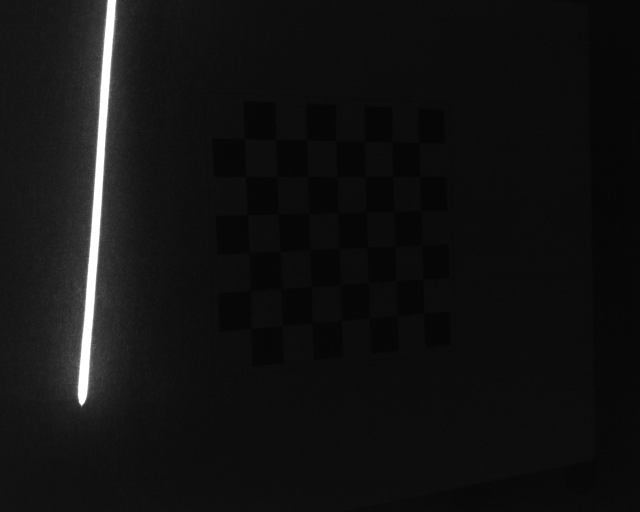
#> input picture etna_calib/data/frame0001.png, 1280 x 1024 px (shown at 1/2 size); its folder holds 5 pictures in this run
$ python calibration.py   (Python 2 division)   (older library calls are emulated)
#> lines starting #> are read from the running program, lines starting #| are printed output that depends on the picture
### etna_calib/src/icv/image.py
import cv2
import glob
import numpy as np
import matplotlib.pyplot as plt


def read_image(filename):
    image = cv2.imread(filename)
    return image


# [4 lines left out: function read_images, not called in this run]


def write_image(filename, image):
    cv2.imwrite(filename, image)


def get_size(image):
    height, width = image.shape[:2]
    return width, height


# [12 lines left out: functions scale_image, rotate_image, not called in this run]


def flip_image(image):
    return cv2.flip(image, 0)


# [18 lines left out: functions _imshow, show_image, not called in this run]


def _show_image(image, wait=0, scale=1.0):
    cv2.imshow('Image', scale_image(image, scale))
    cv2.waitKey(wait)


# [4 lines left out: function show_images, not called in this run]


# Color filters

def threshold(image, thr=39):
    return cv2.threshold(image, thr, 255, cv2.THRESH_BINARY)[1]


def normalize(image):
    cv2.normalize(image, image, 0, 255, cv2.NORM_MINMAX)
    return image


# Morphological filters

# [10 lines left out: functions erode, dilate, not called in this run]


def close(image, size=3, itera=1):
    kernel = cv2.getStructuringElement(cv2.MORPH_ELLIPSE, (size, size))
    return cv2.morphologyEx(image, cv2.MORPH_CLOSE, kernel, iterations=itera)


# [11 lines left out: function skeleton, not called in this run]


# [7 lines that do not run on import are left out]

### etna_scanning/src/robscan/profile.py
import cv2
import yaml
import numpy as np


import pyximport
pyximport.install()
#> (this line was passed over: pyximport is not available in this run)

from cpeak import cog_detector
from cpeak import peak_detector


class Profile():
    def __init__(self, axis=1, thr=180, method='max'):
        self.thr = thr
        self.axis = axis
        self.method = method
        self.trans = np.zeros((4, 3))
        self.homography = np.eye(3)
        self.pose = (np.eye(3), np.zeros(3))

    # [59 lines left out: functions load_configuration, save_configuration, threshold_image, peak_max_profile, peak_cog_profile, not called in this run]

    def peak_pcog_profile(self, img):
        return cog_detector(img, axis=self.axis)

    def peak_diff_profile(self, img):
        return peak_detector(img, axis=self.axis)

    # [68 lines left out: functions peak_profile, profile_points, profile_to_points3d, transform_profile, points_profile, draw_points and 1 more, not called in this run]


# [6 lines that do not run on import are left out]
    # [9 lines of commented-out code are left out]

### etna_calib/src/icv/calibration.py
import os
import cv2
import glob
import yaml
import numpy as np
import numpy.linalg as la

from image import *
from drawing import *
import fitting as fit
import calculate as calc

from robscan.profile import Profile


RED = (0, 0, 255)
GREEN = (0, 255, 0)
BLUE = (255, 0, 0)

np.set_printoptions(precision=4, suppress=True)


# Homography functions

# [12 lines left out: functions find_homography, homography_points, not called in this run]


class CameraCalibration():
    def __init__(self, grid_size=(7, 6), square_size=10.0):
        self.grid_size = grid_size
        self.square_size = square_size
        self.targets = self.get_pattern_points()
        self.pattern_points = np.float32([[point[0], point[1], 0]
                                          for point in self.targets])

    def get_pattern_points(self):
        """Return an array representing the 2D points of the grid"""
        points = np.indices(self.grid_size, np.float32).T.reshape(-1, 2)
        points = np.fliplr(points) * self.square_size
        #points += self.grid_orig
        return points

    # [15 lines left out: functions load_camera_parameters, save_camera_parameters, not called in this run]

    def get_chessboard_grid(self, img):
        """Return array of grid corners"""
        gray = cv2.cvtColor(img, cv2.COLOR_BGR2GRAY)
        h, w = gray.shape[:2]
        gray = cv2.resize(gray, (w / 2, h / 2))
        grid = None
        found, corners = cv2.findChessboardCorners(gray, self.grid_size)
        if found:
            term = (cv2.TERM_CRITERIA_EPS + cv2.TERM_CRITERIA_MAX_ITER, 30, 0.001)
            cv2.cornerSubPix(gray, corners, (11, 11), (-1, -1), term)
            grid = corners.reshape((self.grid_size[0], self.grid_size[1], 2))
            grid = grid * 2
        return grid

    def get_calibration(self, images):
        """Gets the camera parameters solving the calibration problem."""
        # Arrays to store object points and image points from all the images.
        obj_points = []  # 3d point in real world space
        img_points = []  # 2d points in image plane.
        self.grids = [self.get_chessboard_grid(img) for img in images]
        for grid in self.grids:
            if grid is not None:
                corners = grid.reshape((-1, 2))
                img_points.append(corners)
                obj_points.append(self.pattern_points)
        self.rms, self.camera_mat, self.dist_coef, rvecs, tvecs = cv2.calibrateCamera(obj_points, img_points, get_size(images[0]))
        self.calculate_reprojection_errors(self.grids)
        return self.camera_mat, self.dist_coef

    # [46 lines left out: functions get_transformation, get_chessboard_pose, project_points3d, reprojection_error, chessboard_reprojection_error, calculate_reprojection_errors, not called in this run]

    def undistort_image(self, image):
        display = cv2.undistort(image.copy(), self.camera_mat, self.dist_coef)
        return display

    # [35 lines left out: functions undistort_points, draw_chessboard, draw_frame, draw_box, not called in this run]


# ----------------------------------------------------------------------------

class LaserCalibration(CameraCalibration):
    def __init__(self, grid_size=(7, 6), square_size=10.0, profile=Profile()):
        CameraCalibration.__init__(self, grid_size=grid_size,
                                   square_size=square_size)
        self.camera_pose = (np.eye(3), np.zeros(3))
        self.profile = profile

    def load_parameters(self, filename):
        return self.profile.load_configuration(filename)

    def save_parameters(self, filename):
        return self.profile.save_configuration(filename)

    # [10 lines left out: functions find_best_line2d, find_best_plane, not called in this run]

    def find_plane_pose(self, plane):
        return fit.get_plane_pose(plane)

    # [46 lines left out: functions find_lightplane, find_transformation, filter_chessboard_laser, get_chessboard_laser, get_profile2d, not called in this run]

    def find_calibration_3d(self, images):
        self.get_calibration(images)
        self.images = images
        profiles3d, profiles2d = [], []
        for k, img in enumerate(images):
            grid = self.get_chessboard_grid(img)
            if grid is not None:
                profile3d, profile2d = self.get_profile2d(img, grid)
                profiles3d.append(profile3d)
                profiles2d.append(profile2d)
        self.profiles3d = np.vstack(profiles3d)
        self.profiles2d = np.vstack(profiles2d)
        self.profile.trans = self.find_transformation(self.profiles2d, self.profiles3d)
        self.profile.pose, self.profile.homography = self.find_lightplane(self.profiles3d)
        print 'Transformation 2D to 3D', self.profile.trans
        print 'Homography transformation', self.profile.pose, self.profile.homography

    # [11 lines left out: function draw_location_results, not called in this run]


# ----------------------------------------------------------------------------

class HandEyeCalibration():
    """Class for hand eye calibration.

    It implements the TsaiLenz method.

    References: R.Tsai, R.K.Lenz "A new Technique for Fully Autonomous
            and Efficient 3D Robotics Hand/Eye calibration", IEEE
            trans. on robotics and Automaion, Vol.5, No.3, June 1989
    """

    def __init__(self):
        pass

    # [96 lines left out: functions _skew, _quat_to_rot, _rot_to_quat, solve, read_pose, not called in this run]


def read_calibration_data(dirname):
    frame_filenames = sorted(glob.glob(os.path.join(dirname, 'frame0*.png')))
    pose_filenames = sorted(glob.glob(os.path.join(dirname, 'pose0*.txt')))
    images = [read_image(filename) for filename in frame_filenames]
    tool_poses = [read_pose(filename) for filename in pose_filenames]
    return images, tool_poses


# [69 lines left out: functions show_calibration_images, show_calibration_3d, show_calibration_robot, not called in this run]


if __name__ == '__main__':
    from mlabplot import MPlot3D

    dirname = '../../data'
    images, tool_poses = read_calibration_data(dirname)
#> in read_image, image is the input picture: shape (1024, 1280, 3); min 2, max 255, mean 18.3
#> call 2 of read_image, with filename = '../../data/frame0002.png'
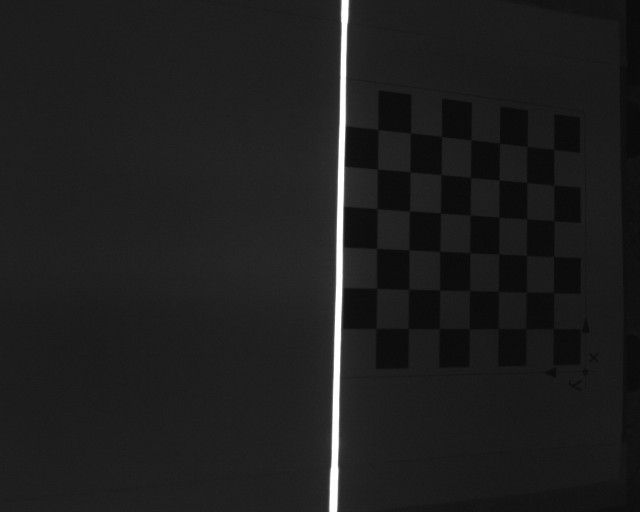
#> input picture etna_calib/data/frame0002.png, 1280 x 1024 px (shown at 1/2 size)
#> in read_image, image is the input picture: shape (1024, 1280, 3); min 7, max 255, mean 30.3
#> call 3 of read_image, with filename = '../../data/frame0003.png'
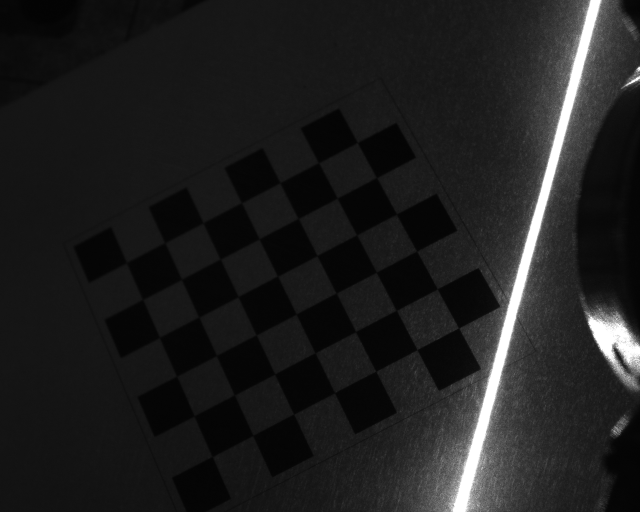
#> input picture etna_calib/data/frame0003.png, 1280 x 1024 px (shown at 1/2 size)
#> in read_image, image is the input picture: shape (1024, 1280, 3); min 2, max 255, mean 31.1
#> call 4 of read_image, with filename = '../../data/frame0004.png'
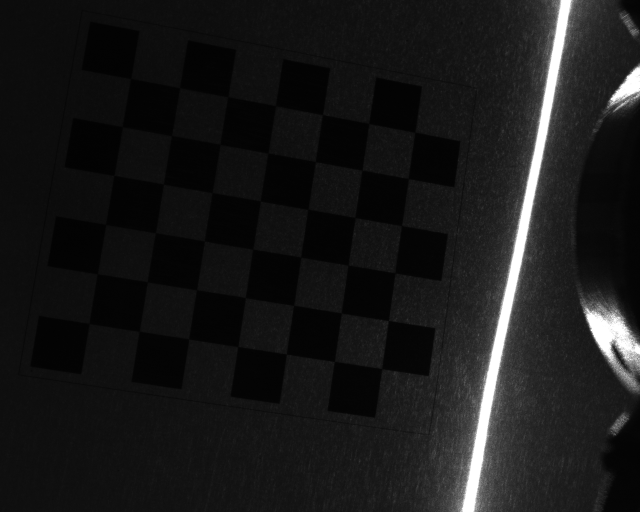
#> input picture etna_calib/data/frame0004.png, 1280 x 1024 px (shown at 1/2 size)
#> in read_image, image is the input picture: shape (1024, 1280, 3); min 1, max 255, mean 25.3
#> in read_calibration_data, `images = [read_image(filename) for filename in frame_filenames]`: images = 4 items
#> images = 4 items; tool_poses = []

    laser_profile = Profile(axis=1, thr=180, method='pcog')
    laser_calibration = LaserCalibration(grid_size=(7, 6),
                                         square_size=0.010,
                                         profile=laser_profile)
    laser_calibration.find_calibration_3d(images)
#> in get_chessboard_grid, `gray = cv2.resize(gray, (w / 2, h / 2))`:
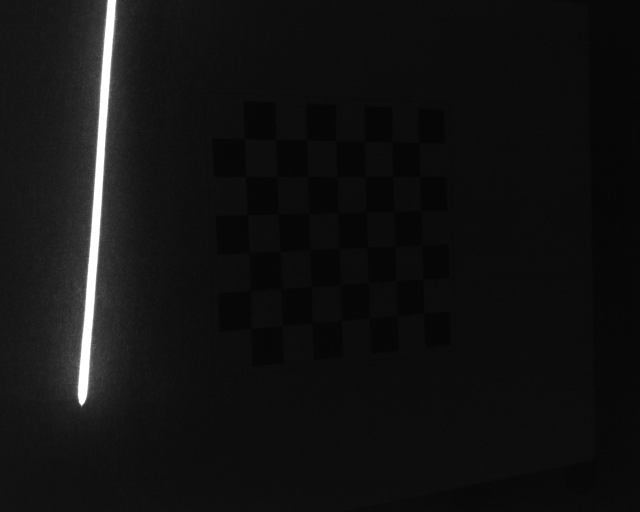
#> gray: shape (512, 640); min 3, max 255, mean 18.4
#> in get_chessboard_grid, `found, corners = cv2.findChessboardCorners(gray, self.grid_size)`: found = True; corners = 42 rows, first 8: [424.6, 312.7], [396.3, 314.7], [369.7, 318.2], [341.1, 320.4], [311.6, 323.5], [281.7, 325.4], [251.5, 327.4], [422.1, 278.5]
#> in get_chessboard_grid (call 2), `gray = cv2.resize(gray, (w / 2, h / 2))`:
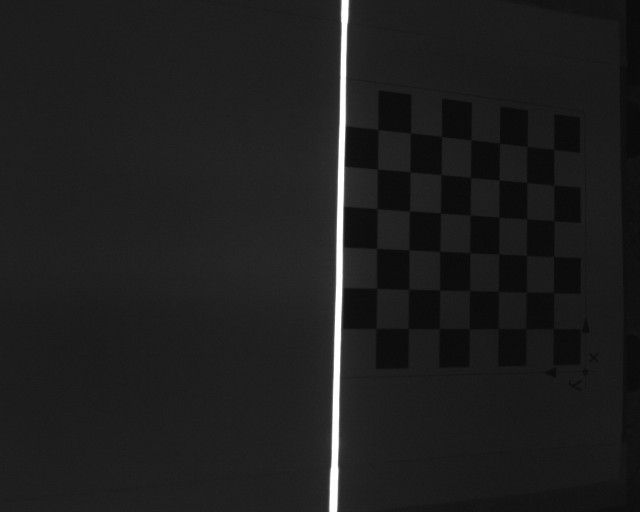
#> gray: shape (512, 640); min 9, max 255, mean 30.4
#> in get_chessboard_grid (call 2), `found, corners = cv2.findChessboardCorners(gray, self.grid_size)`: corners = 42 rows, first 8: [553.6, 328.6], [526, 328.8], [498.2, 328.5], [469.2, 328.6], [439.3, 328.5], [408.3, 328.4], [375.9, 328.5], [553.5, 292.7]
#> in get_chessboard_grid (call 3), `gray = cv2.resize(gray, (w / 2, h / 2))`:
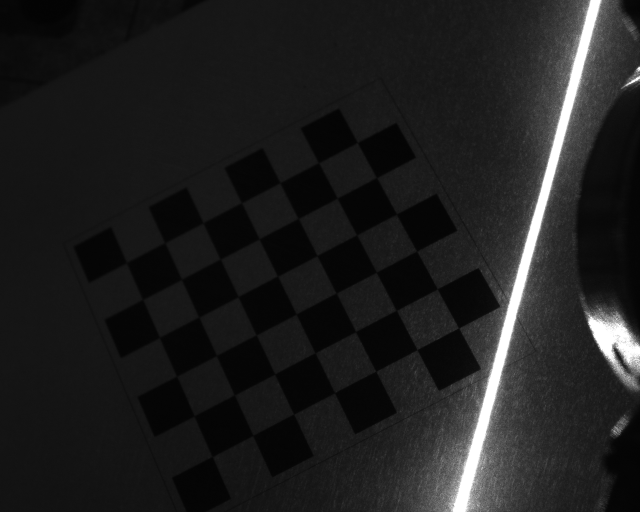
#> gray: shape (512, 640); min 3, max 255, mean 31.2
#> in get_chessboard_grid (call 3), `found, corners = cv2.findChessboardCorners(gray, self.grid_size)`: corners = 42 rows, first 8: [126.4, 262.5], [164.7, 242.6], [203, 223], [241.5, 202.6], [280, 182.8], [318.6, 162.7], [357.4, 142.5], [142.5, 299.4]
#> in get_chessboard_grid (call 4), `gray = cv2.resize(gray, (w / 2, h / 2))`:
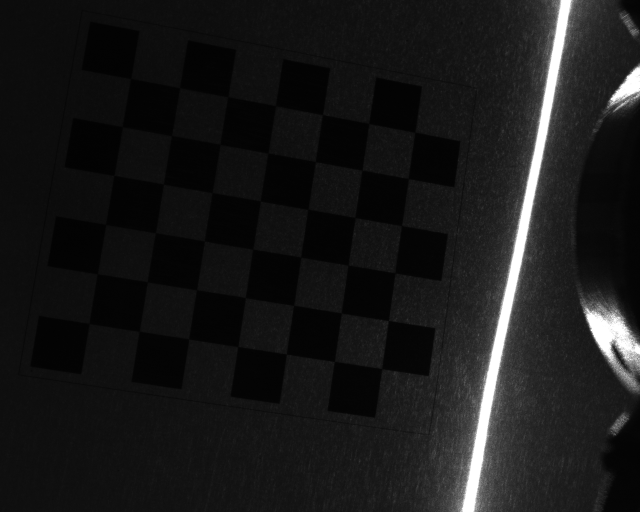
#> gray: shape (512, 640); min 1, max 255, mean 25.4
#> in get_chessboard_grid (call 4), `found, corners = cv2.findChessboardCorners(gray, self.grid_size)`: corners = 42 rows, first 8: [130.6, 78.49], [179.8, 87.9], [227.9, 96.56], [275.5, 105.5], [322.4, 114.5], [368.9, 123.7], [414.7, 132.3], [122.4, 126.6]
#> in get_calibration, `self.grids = [self.get_chessboard_grid(img) for img in images]`: self.grids = 4 items
#> the loop in get_calibration, `for grid in self.grids:` made 4 passes
#> after the loop in get_calibration, `for grid in self.grids:`: img_points = 4 point arrays, longest 42 points; obj_points = 4 items
#> (the run stopped early here; a loop or call above may not have finished)
